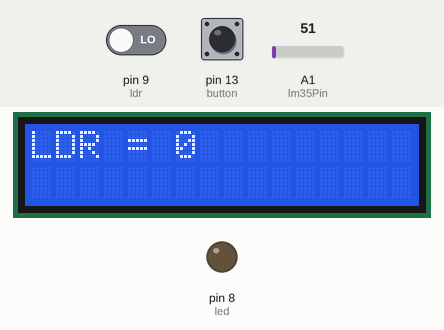
Bench run of a sketch on a simulated Arduino Uno, built with avr-gcc and run on an emulated ATmega328P. Shown: 16×2 character LCD, output pins drawn as LEDs (lit = HIGH). Inputs (shaded band) come from the test bench; at power-on: A1 (lm35Pin) = 51, pin 9 (ldr) LOW, pin 13 (button) LOW. What the sketch prints to the serial monitor is not drawn.

Above: at 1.6 s.
1.7 s: A1 (lm35Pin) set to 23
At 5.6 s:
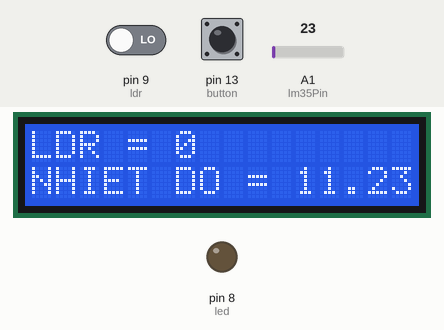
6.6 s: A1 (lm35Pin) set to 18
At 12.0 s:
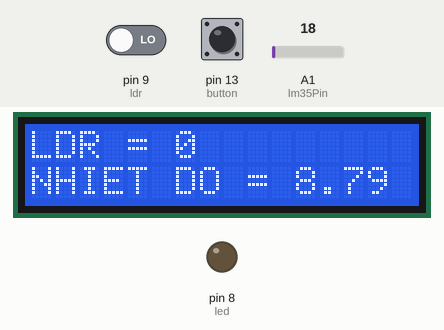
12.6 s: pin 9 (ldr) driven HIGH
At 19.1 s:
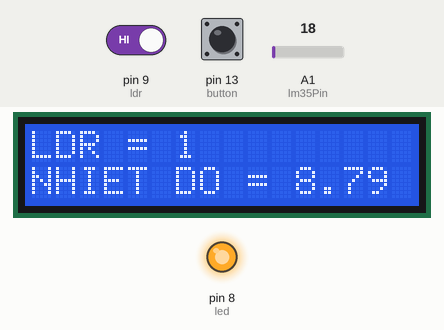
19.7 s: A1 (lm35Pin) set to 30
At 23.6 s:
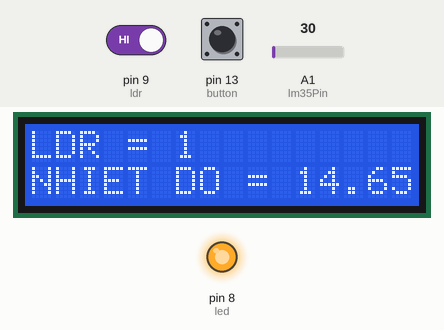
24.7 s: pin 9 (ldr) driven LOW
At 28.7 s:
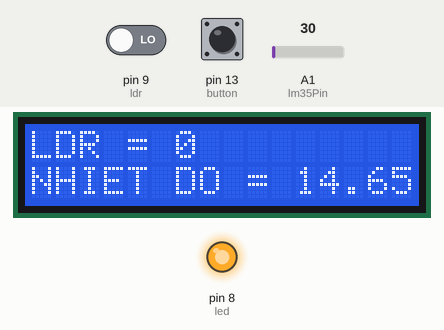
31.8 s: pin 13 (button) pulled HIGH for 3 s
At 40.5 s:
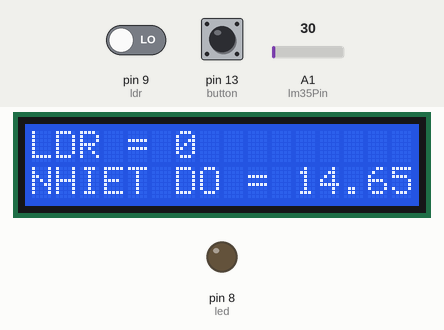
Timing chart, 0 to 41.8 s (numbered marks = the images above; inputs shaded):
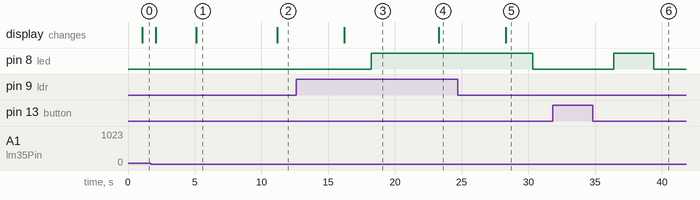

The sketch:

quangtro_nutbam_2.ino
```cpp
#include <LiquidCrystal_I2C.h>
#include <Wire.h>
LiquidCrystal_I2C lcd(0x27,16,2);
//Khai báo loại màn LCD
int led = 8;
int button = 13;
int ldr = 9;
int lm35Pin = A1;
void setup() {
  // put your setup code here, to run once:
pinMode(led,OUTPUT);
pinMode(button,INPUT);
pinMode(ldr,INPUT);
Serial.begin(9600);
//Khởi tạo kết nối serial với tốc 9600
lcd.begin(); // khởi tạo màn LCD
lcd.backlight(); //bật sáng màn LCD
}

void loop() {
  // put your main code here, to run repeatedly:
int analogvalue;
float nhietdo;
int valueldr= digitalRead(ldr);
int valuebutton = digitalRead(button);
analogvalue = analogRead(lm35Pin);
nhietdo = float(analogvalue)/1024;
nhietdo = nhietdo * 500;
Serial.print("Nhiet do: ");
Serial.print(nhietdo);
delay(1000);
Serial.print("LDR =");
Serial.println(valueldr);
lcd.setCursor(0,0);   //cột, hàng
lcd.print("LDR = ");
lcd.print(valueldr);
delay(1000);
lcd.setCursor(0,1);   //cột, hàng
lcd.print("NHIET DO = ");
lcd.print(nhietdo);
lcd.print(" C");
delay(1000);
if(valuebutton == 1) {
  digitalWrite(led,HIGH);
  }else{
    digitalWrite(led,valueldr);
    }
}
```

Measured:
- the behaviour switches between 21 and 20 on A1 (lm35Pin) (found by bisection; images 1 and 2)
- after the input at 1.7 s, the display: first differs from a run without the input after 3.4 s (image 1)
- after the input at 6.6 s, the display: changes after 4.6 s (image 2)
- after the input at 12.6 s, pin 8 (led): LOW → HIGH after 5.6 s; the display: changes after 3.6 s (image 3)
- after the input at 19.7 s, the display: changes after 3.6 s (image 4)
- after the input at 24.7 s, pin 8 (led): HIGH → LOW after 5.6 s; the display: changes after 3.6 s (image 5)
- after the input at 31.8 s, pin 8 (led): LOW → HIGH after 4.6 s, → LOW 3.0 s later
